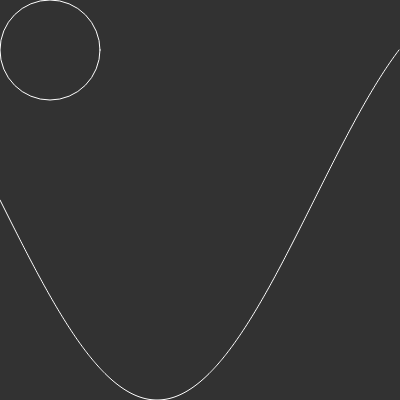
Frame 1 (no input)
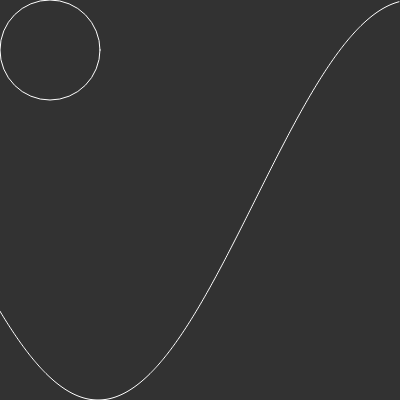
Frame 60 (no input)
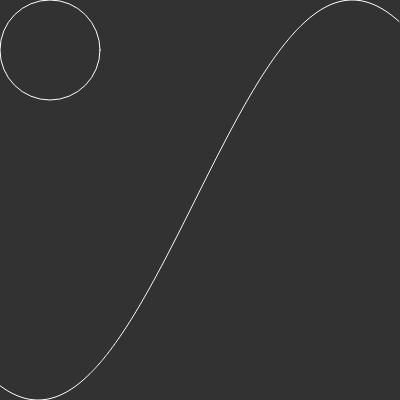
Frame 120 (the mouse pressed at the canvas centre since frame 60)

The p5.js sketch that drew these frames (run headless with seeded random() and noise() and a simulated clock; from frame 60 on, the mouse is pressed at the canvas centre):

// p5.js sketch
// ── sketch.js

//let xoff=0; 
let inc = 0.01;

let start =0;
function setup() {
    createCanvas(400,400);

}
 

function draw() { 
   
    background(50);
    
    let xoff=start; 

    // let y= map(noise(xoff2),0,1,0,height);
    // xoff2+= 0.01
    //xoff=start;

    stroke(255);
    noFill();


    beginShape();
    //prendo tutti i pixel
    for (let x=0; x<width; x++){
      stroke(255);
      //function with noise
      //let y= height/2 + sin(xoff)*height/4
      // y+=map(noise(xoff),0,1,-50,50); //noise on the function
     
      //let n = map(noise(xoff),0,1,-50,50);
      let n=0;
      let s = map(sin(xoff),-1,1,0,height);

      
   // ellipse(50,50, 50,50);
    //line(50,50,50+50*cos(x),50+50*cos(y));

      let y= s+n;
      
      vertex(x,y); 
      
      xoff+= inc;

    } 

    endShape();
 
 
    ellipse(50,50,100,100)
    // let cos=map(cos(x),-1,1,-50,50);
    //let seno = map(sin(x),-1,1,-0,50);

    //line(50,50,50+cos,50+sin);   
    start+=inc;

	
} 
